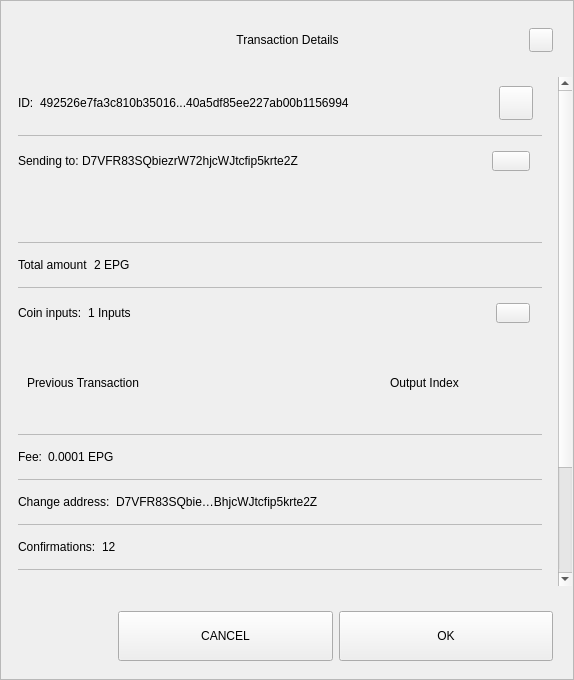
<?xml version="1.0" encoding="UTF-8"?>
<ui version="4.0">
 <class>TxDetailDialog</class>
 <widget class="QWidget" name="TxDetailDialog">
  <property name="geometry">
   <rect>
    <x>0</x>
    <y>0</y>
    <width>574</width>
    <height>680</height>
   </rect>
  </property>
  <property name="sizePolicy">
   <sizepolicy hsizetype="Preferred" vsizetype="Expanding">
    <horstretch>0</horstretch>
    <verstretch>0</verstretch>
   </sizepolicy>
  </property>
  <property name="minimumSize">
   <size>
    <width>574</width>
    <height>500</height>
   </size>
  </property>
  <property name="windowTitle">
   <string>Form</string>
  </property>
  <property name="styleSheet">
   <string notr="true"/>
  </property>
  <layout class="QVBoxLayout" name="verticalLayout_3">
   <property name="spacing">
    <number>0</number>
   </property>
   <property name="leftMargin">
    <number>0</number>
   </property>
   <property name="topMargin">
    <number>0</number>
   </property>
   <property name="rightMargin">
    <number>0</number>
   </property>
   <property name="bottomMargin">
    <number>0</number>
   </property>
   <item>
    <widget class="QFrame" name="frame">
     <property name="sizePolicy">
      <sizepolicy hsizetype="Preferred" vsizetype="Expanding">
       <horstretch>0</horstretch>
       <verstretch>0</verstretch>
      </sizepolicy>
     </property>
     <property name="styleSheet">
      <string notr="true"/>
     </property>
     <property name="frameShape">
      <enum>QFrame::StyledPanel</enum>
     </property>
     <property name="frameShadow">
      <enum>QFrame::Raised</enum>
     </property>
     <layout class="QVBoxLayout" name="verticalLayout">
      <property name="leftMargin">
       <number>0</number>
      </property>
      <property name="rightMargin">
       <number>0</number>
      </property>
      <item>
       <layout class="QHBoxLayout" name="horizontalLayout_3">
        <property name="spacing">
         <number>0</number>
        </property>
        <property name="leftMargin">
         <number>20</number>
        </property>
        <property name="topMargin">
         <number>10</number>
        </property>
        <property name="rightMargin">
         <number>20</number>
        </property>
        <item>
         <spacer name="horizontalSpacer_1">
          <property name="orientation">
           <enum>Qt::Horizontal</enum>
          </property>
          <property name="sizeHint" stdset="0">
           <size>
            <width>40</width>
            <height>20</height>
           </size>
          </property>
         </spacer>
        </item>
        <item>
         <widget class="QLabel" name="labelTitle">
          <property name="minimumSize">
           <size>
            <width>0</width>
            <height>40</height>
           </size>
          </property>
          <property name="maximumSize">
           <size>
            <width>16777215</width>
            <height>40</height>
           </size>
          </property>
          <property name="styleSheet">
           <string notr="true">padding-left:24px;</string>
          </property>
          <property name="text">
           <string>Transaction Details</string>
          </property>
          <property name="alignment">
           <set>Qt::AlignCenter</set>
          </property>
          <property name="margin">
           <number>7</number>
          </property>
         </widget>
        </item>
        <item>
         <spacer name="horizontalSpacer_2">
          <property name="orientation">
           <enum>Qt::Horizontal</enum>
          </property>
          <property name="sizeHint" stdset="0">
           <size>
            <width>40</width>
            <height>20</height>
           </size>
          </property>
         </spacer>
        </item>
        <item>
         <widget class="QPushButton" name="btnEsc">
          <property name="minimumSize">
           <size>
            <width>24</width>
            <height>24</height>
           </size>
          </property>
          <property name="maximumSize">
           <size>
            <width>24</width>
            <height>24</height>
           </size>
          </property>
          <property name="focusPolicy">
           <enum>Qt::NoFocus</enum>
          </property>
          <property name="text">
           <string/>
          </property>
         </widget>
        </item>
       </layout>
      </item>
      <item>
       <spacer name="verticalSpacer">
        <property name="orientation">
         <enum>Qt::Vertical</enum>
        </property>
        <property name="sizeType">
         <enum>QSizePolicy::Fixed</enum>
        </property>
        <property name="sizeHint" stdset="0">
         <size>
          <width>20</width>
          <height>10</height>
         </size>
        </property>
       </spacer>
      </item>
      <item>
       <widget class="QWidget" name="layoutScroll" native="true">
        <property name="minimumSize">
         <size>
          <width>0</width>
          <height>0</height>
         </size>
        </property>
        <layout class="QVBoxLayout" name="verticalLayout_4">
         <property name="leftMargin">
          <number>0</number>
         </property>
         <property name="topMargin">
          <number>0</number>
         </property>
         <property name="rightMargin">
          <number>0</number>
         </property>
         <item>
          <widget class="QScrollArea" name="scrollArea">
           <property name="styleSheet">
            <string notr="true">#scrollArea {
background:transparent;
}</string>
           </property>
           <property name="horizontalScrollBarPolicy">
            <enum>Qt::ScrollBarAlwaysOff</enum>
           </property>
           <property name="sizeAdjustPolicy">
            <enum>QAbstractScrollArea::AdjustIgnored</enum>
           </property>
           <property name="widgetResizable">
            <bool>true</bool>
           </property>
           <property name="alignment">
            <set>Qt::AlignLeading|Qt::AlignLeft|Qt::AlignTop</set>
           </property>
           <widget class="QWidget" name="scrollAreaWidgetContents">
            <property name="geometry">
             <rect>
              <x>0</x>
              <y>0</y>
              <width>556</width>
              <height>672</height>
             </rect>
            </property>
            <property name="autoFillBackground">
             <bool>false</bool>
            </property>
            <property name="styleSheet">
             <string notr="true">#scrollAreaWidgetContents {
background:transparent;
}</string>
            </property>
            <layout class="QVBoxLayout" name="verticalLayout_7">
             <property name="spacing">
              <number>0</number>
             </property>
             <property name="sizeConstraint">
              <enum>QLayout::SetDefaultConstraint</enum>
             </property>
             <property name="leftMargin">
              <number>0</number>
             </property>
             <property name="topMargin">
              <number>0</number>
             </property>
             <property name="rightMargin">
              <number>0</number>
             </property>
             <property name="bottomMargin">
              <number>0</number>
             </property>
             <item>
              <widget class="QWidget" name="content" native="true">
               <layout class="QVBoxLayout" name="verticalLayout_2">
                <property name="leftMargin">
                 <number>16</number>
                </property>
                <property name="topMargin">
                 <number>0</number>
                </property>
                <property name="rightMargin">
                 <number>16</number>
                </property>
                <item>
                 <widget class="QWidget" name="contentID" native="true">
                  <layout class="QHBoxLayout" name="horizontalLayout_12" stretch="0,1,0">
                   <property name="leftMargin">
                    <number>0</number>
                   </property>
                   <item>
                    <widget class="QLabel" name="labelId">
                     <property name="maximumSize">
                      <size>
                       <width>16777215</width>
                       <height>16777215</height>
                      </size>
                     </property>
                     <property name="text">
                      <string>ID:</string>
                     </property>
                    </widget>
                   </item>
                   <item>
                    <widget class="QLabel" name="textId">
                     <property name="text">
                      <string>492526e7fa3c810b35016...40a5df85ee227ab00b1156994</string>
                     </property>
                    </widget>
                   </item>
                   <item>
                    <widget class="QPushButton" name="pushCopy">
                     <property name="minimumSize">
                      <size>
                       <width>34</width>
                       <height>34</height>
                      </size>
                     </property>
                     <property name="maximumSize">
                      <size>
                       <width>34</width>
                       <height>34</height>
                      </size>
                     </property>
                     <property name="focusPolicy">
                      <enum>Qt::NoFocus</enum>
                     </property>
                     <property name="text">
                      <string/>
                     </property>
                     <property name="iconSize">
                      <size>
                       <width>24</width>
                       <height>24</height>
                      </size>
                     </property>
                    </widget>
                   </item>
                  </layout>
                 </widget>
                </item>
                <item>
                 <widget class="QLabel" name="labelDivider9">
                  <property name="maximumSize">
                   <size>
                    <width>16777215</width>
                    <height>1</height>
                   </size>
                  </property>
                  <property name="styleSheet">
                   <string notr="true">background-color:#bababa;</string>
                  </property>
                  <property name="text">
                   <string/>
                  </property>
                 </widget>
                </item>
                <item>
                 <widget class="QWidget" name="contentOutputs" native="true">
                  <layout class="QHBoxLayout" name="horizontalLayout_11" stretch="0,3,0">
                   <property name="spacing">
                    <number>0</number>
                   </property>
                   <property name="leftMargin">
                    <number>0</number>
                   </property>
                   <property name="rightMargin">
                    <number>12</number>
                   </property>
                   <item>
                    <widget class="QLabel" name="labelSend">
                     <property name="maximumSize">
                      <size>
                       <width>16777215</width>
                       <height>16777215</height>
                      </size>
                     </property>
                     <property name="text">
                      <string>Sending to: </string>
                     </property>
                    </widget>
                   </item>
                   <item>
                    <widget class="QLabel" name="textSend">
                     <property name="text">
                      <string>D7VFR83SQbiezrW72hjcWJtcfip5krte2Z </string>
                     </property>
                    </widget>
                   </item>
                   <item>
                    <widget class="QPushButton" name="pushOutputs">
                     <property name="minimumSize">
                      <size>
                       <width>34</width>
                       <height>20</height>
                      </size>
                     </property>
                     <property name="maximumSize">
                      <size>
                       <width>38</width>
                       <height>20</height>
                      </size>
                     </property>
                     <property name="focusPolicy">
                      <enum>Qt::NoFocus</enum>
                     </property>
                     <property name="styleSheet">
                      <string notr="true"/>
                     </property>
                     <property name="text">
                      <string/>
                     </property>
                    </widget>
                   </item>
                  </layout>
                 </widget>
                </item>
                <item>
                 <widget class="QScrollArea" name="outputsScrollArea">
                  <property name="minimumSize">
                   <size>
                    <width>0</width>
                    <height>50</height>
                   </size>
                  </property>
                  <property name="styleSheet">
                   <string notr="true">#outputsScrollArea {
background:transparent;
}</string>
                  </property>
                  <property name="widgetResizable">
                   <bool>true</bool>
                  </property>
                  <widget class="QWidget" name="container_outputs_base">
                   <property name="geometry">
                    <rect>
                     <x>0</x>
                     <y>0</y>
                     <width>522</width>
                     <height>48</height>
                    </rect>
                   </property>
                   <property name="styleSheet">
                    <string notr="true">#container_outputs_base {
background:transparent;
}</string>
                   </property>
                  </widget>
                 </widget>
                </item>
                <item>
                 <widget class="QLabel" name="labelDivider8">
                  <property name="maximumSize">
                   <size>
                    <width>16777215</width>
                    <height>1</height>
                   </size>
                  </property>
                  <property name="styleSheet">
                   <string notr="true">background-color:#bababa;</string>
                  </property>
                  <property name="text">
                   <string/>
                  </property>
                 </widget>
                </item>
                <item>
                 <widget class="QWidget" name="contentAmount" native="true">
                  <layout class="QHBoxLayout" name="horizontalLayout_4" stretch="0,1">
                   <property name="leftMargin">
                    <number>0</number>
                   </property>
                   <item>
                    <widget class="QLabel" name="labelAmount">
                     <property name="maximumSize">
                      <size>
                       <width>16777215</width>
                       <height>16777215</height>
                      </size>
                     </property>
                     <property name="text">
                      <string>Total amount</string>
                     </property>
                    </widget>
                   </item>
                   <item>
                    <widget class="QLabel" name="textAmount">
                     <property name="text">
                      <string>2 EPG</string>
                     </property>
                    </widget>
                   </item>
                  </layout>
                 </widget>
                </item>
                <item>
                 <widget class="QLabel" name="labelDivider6">
                  <property name="maximumSize">
                   <size>
                    <width>16777215</width>
                    <height>1</height>
                   </size>
                  </property>
                  <property name="styleSheet">
                   <string notr="true">background-color:#bababa;</string>
                  </property>
                  <property name="text">
                   <string/>
                  </property>
                 </widget>
                </item>
                <item>
                 <widget class="QWidget" name="contentInputs" native="true">
                  <layout class="QHBoxLayout" name="horizontalLayout" stretch="0,2,0">
                   <property name="leftMargin">
                    <number>0</number>
                   </property>
                   <property name="rightMargin">
                    <number>12</number>
                   </property>
                   <item>
                    <widget class="QLabel" name="labelInputs">
                     <property name="sizePolicy">
                      <sizepolicy hsizetype="Minimum" vsizetype="Preferred">
                       <horstretch>0</horstretch>
                       <verstretch>0</verstretch>
                      </sizepolicy>
                     </property>
                     <property name="maximumSize">
                      <size>
                       <width>16777215</width>
                       <height>16777215</height>
                      </size>
                     </property>
                     <property name="text">
                      <string>Coin inputs:</string>
                     </property>
                    </widget>
                   </item>
                   <item>
                    <widget class="QLabel" name="textInputs">
                     <property name="text">
                      <string>1 Inputs</string>
                     </property>
                    </widget>
                   </item>
                   <item>
                    <widget class="QPushButton" name="pushInputs">
                     <property name="maximumSize">
                      <size>
                       <width>34</width>
                       <height>20</height>
                      </size>
                     </property>
                     <property name="focusPolicy">
                      <enum>Qt::NoFocus</enum>
                     </property>
                     <property name="styleSheet">
                      <string notr="true"/>
                     </property>
                     <property name="text">
                      <string/>
                     </property>
                    </widget>
                   </item>
                  </layout>
                 </widget>
                </item>
                <item>
                 <widget class="QFrame" name="gridInputs">
                  <property name="sizePolicy">
                   <sizepolicy hsizetype="Preferred" vsizetype="MinimumExpanding">
                    <horstretch>0</horstretch>
                    <verstretch>0</verstretch>
                   </sizepolicy>
                  </property>
                  <property name="minimumSize">
                   <size>
                    <width>0</width>
                    <height>90</height>
                   </size>
                  </property>
                  <layout class="QGridLayout" name="gridLayoutInput" columnstretch="5,2" rowminimumheight="0">
                   <property name="sizeConstraint">
                    <enum>QLayout::SetMaximumSize</enum>
                   </property>
                   <property name="verticalSpacing">
                    <number>0</number>
                   </property>
                   <item row="0" column="0" alignment="Qt::AlignLeft">
                    <widget class="QLabel" name="labelTitlePrevTx">
                     <property name="text">
                      <string>Previous Transaction</string>
                     </property>
                    </widget>
                   </item>
                   <item row="0" column="1" alignment="Qt::AlignLeft">
                    <widget class="QLabel" name="labelOutputIndex">
                     <property name="text">
                      <string>Output Index</string>
                     </property>
                     <property name="alignment">
                      <set>Qt::AlignCenter</set>
                     </property>
                    </widget>
                   </item>
                  </layout>
                 </widget>
                </item>
                <item>
                 <widget class="QLabel" name="labelDivider1">
                  <property name="maximumSize">
                   <size>
                    <width>16777215</width>
                    <height>1</height>
                   </size>
                  </property>
                  <property name="styleSheet">
                   <string notr="true">background-color:#bababa;</string>
                  </property>
                  <property name="text">
                   <string/>
                  </property>
                 </widget>
                </item>
                <item>
                 <widget class="QWidget" name="contentFee" native="true">
                  <layout class="QHBoxLayout" name="horizontalLayout_7" stretch="0,1">
                   <property name="leftMargin">
                    <number>0</number>
                   </property>
                   <item>
                    <widget class="QLabel" name="labelFee">
                     <property name="maximumSize">
                      <size>
                       <width>16777215</width>
                       <height>16777215</height>
                      </size>
                     </property>
                     <property name="text">
                      <string>Fee:</string>
                     </property>
                    </widget>
                   </item>
                   <item>
                    <widget class="QLabel" name="textFee">
                     <property name="text">
                      <string>0.0001 EPG</string>
                     </property>
                    </widget>
                   </item>
                  </layout>
                 </widget>
                </item>
                <item>
                 <widget class="QLabel" name="labelDivider2">
                  <property name="maximumSize">
                   <size>
                    <width>16777215</width>
                    <height>1</height>
                   </size>
                  </property>
                  <property name="styleSheet">
                   <string notr="true">background-color:#bababa;</string>
                  </property>
                  <property name="text">
                   <string/>
                  </property>
                 </widget>
                </item>
                <item>
                 <widget class="QWidget" name="contentChangeAddress" native="true">
                  <layout class="QHBoxLayout" name="horizontalLayout_6" stretch="0,1">
                   <property name="leftMargin">
                    <number>0</number>
                   </property>
                   <item>
                    <widget class="QLabel" name="labelChange">
                     <property name="maximumSize">
                      <size>
                       <width>16777215</width>
                       <height>16777215</height>
                      </size>
                     </property>
                     <property name="text">
                      <string>Change address:</string>
                     </property>
                    </widget>
                   </item>
                   <item>
                    <widget class="QLabel" name="textChange">
                     <property name="text">
                      <string>D7VFR83SQbie…BhjcWJtcfip5krte2Z </string>
                     </property>
                    </widget>
                   </item>
                  </layout>
                 </widget>
                </item>
                <item>
                 <widget class="QLabel" name="labelDivider4">
                  <property name="maximumSize">
                   <size>
                    <width>16777215</width>
                    <height>1</height>
                   </size>
                  </property>
                  <property name="styleSheet">
                   <string notr="true">background-color:#bababa;</string>
                  </property>
                  <property name="text">
                   <string/>
                  </property>
                 </widget>
                </item>
                <item>
                 <widget class="QWidget" name="contentConfirmations" native="true">
                  <layout class="QHBoxLayout" name="horizontalLayout_8" stretch="0,1">
                   <property name="leftMargin">
                    <number>0</number>
                   </property>
                   <item>
                    <widget class="QLabel" name="labelConfirmations">
                     <property name="maximumSize">
                      <size>
                       <width>16777215</width>
                       <height>16777215</height>
                      </size>
                     </property>
                     <property name="text">
                      <string>Confirmations:</string>
                     </property>
                    </widget>
                   </item>
                   <item>
                    <widget class="QLabel" name="textConfirmations">
                     <property name="text">
                      <string>12</string>
                     </property>
                    </widget>
                   </item>
                  </layout>
                 </widget>
                </item>
                <item>
                 <widget class="QLabel" name="labelDivider7">
                  <property name="maximumSize">
                   <size>
                    <width>16777215</width>
                    <height>1</height>
                   </size>
                  </property>
                  <property name="styleSheet">
                   <string notr="true">background-color:#bababa;</string>
                  </property>
                  <property name="text">
                   <string/>
                  </property>
                 </widget>
                </item>
                <item>
                 <widget class="QWidget" name="contentSize" native="true">
                  <layout class="QHBoxLayout" name="horizontalLayout_9" stretch="0,1">
                   <property name="leftMargin">
                    <number>0</number>
                   </property>
                   <item>
                    <widget class="QLabel" name="labelSize">
                     <property name="maximumSize">
                      <size>
                       <width>16777215</width>
                       <height>16777215</height>
                      </size>
                     </property>
                     <property name="text">
                      <string>Size:</string>
                     </property>
                    </widget>
                   </item>
                   <item>
                    <widget class="QLabel" name="textSize">
                     <property name="text">
                      <string>2 kB</string>
                     </property>
                    </widget>
                   </item>
                  </layout>
                 </widget>
                </item>
                <item>
                 <widget class="QLabel" name="labelDivider3">
                  <property name="maximumSize">
                   <size>
                    <width>16777215</width>
                    <height>1</height>
                   </size>
                  </property>
                  <property name="styleSheet">
                   <string notr="true">background-color:#bababa;</string>
                  </property>
                  <property name="text">
                   <string/>
                  </property>
                 </widget>
                </item>
                <item>
                 <widget class="QWidget" name="contentDate" native="true">
                  <layout class="QHBoxLayout" name="horizontalLayout_5" stretch="0,1">
                   <property name="leftMargin">
                    <number>0</number>
                   </property>
                   <item>
                    <widget class="QLabel" name="labelDate">
                     <property name="maximumSize">
                      <size>
                       <width>16777215</width>
                       <height>16777215</height>
                      </size>
                     </property>
                     <property name="text">
                      <string>Date:</string>
                     </property>
                    </widget>
                   </item>
                   <item>
                    <widget class="QLabel" name="textDate">
                     <property name="text">
                      <string>May 25, 2017</string>
                     </property>
                    </widget>
                   </item>
                  </layout>
                 </widget>
                </item>
                <item>
                 <widget class="QLabel" name="labelDivider5">
                  <property name="maximumSize">
                   <size>
                    <width>16777215</width>
                    <height>1</height>
                   </size>
                  </property>
                  <property name="styleSheet">
                   <string notr="true">background-color:#bababa;</string>
                  </property>
                  <property name="text">
                   <string/>
                  </property>
                 </widget>
                </item>
                <item>
                 <widget class="QWidget" name="contentStatus" native="true">
                  <layout class="QHBoxLayout" name="horizontalLayout_10" stretch="0,1">
                   <property name="leftMargin">
                    <number>0</number>
                   </property>
                   <item>
                    <widget class="QLabel" name="labelStatus">
                     <property name="maximumSize">
                      <size>
                       <width>16777215</width>
                       <height>16777215</height>
                      </size>
                     </property>
                     <property name="text">
                      <string>Status:</string>
                     </property>
                    </widget>
                   </item>
                   <item>
                    <widget class="QLabel" name="textStatus">
                     <property name="text">
                      <string>Spendable</string>
                     </property>
                    </widget>
                   </item>
                  </layout>
                 </widget>
                </item>
                <item>
                 <spacer name="verticalSpacer_2">
                  <property name="orientation">
                   <enum>Qt::Vertical</enum>
                  </property>
                  <property name="sizeType">
                   <enum>QSizePolicy::Expanding</enum>
                  </property>
                  <property name="sizeHint" stdset="0">
                   <size>
                    <width>20</width>
                    <height>10</height>
                   </size>
                  </property>
                 </spacer>
                </item>
                <item>
                 <widget class="QLabel" name="labelWarning">
                  <property name="text">
                   <string>TextLabel</string>
                  </property>
                  <property name="alignment">
                   <set>Qt::AlignCenter</set>
                  </property>
                 </widget>
                </item>
               </layout>
              </widget>
             </item>
            </layout>
           </widget>
          </widget>
         </item>
        </layout>
       </widget>
      </item>
      <item>
       <widget class="QWidget" name="containerButtons" native="true">
        <layout class="QHBoxLayout" name="horizontalLayout1" stretch="1,2,2">
         <property name="leftMargin">
          <number>10</number>
         </property>
         <property name="rightMargin">
          <number>20</number>
         </property>
         <item>
          <spacer name="horizontalSpacer_3">
           <property name="orientation">
            <enum>Qt::Horizontal</enum>
           </property>
           <property name="sizeHint" stdset="0">
            <size>
             <width>40</width>
             <height>20</height>
            </size>
           </property>
          </spacer>
         </item>
         <item>
          <widget class="QPushButton" name="btnCancel">
           <property name="minimumSize">
            <size>
             <width>200</width>
             <height>50</height>
            </size>
           </property>
           <property name="focusPolicy">
            <enum>Qt::NoFocus</enum>
           </property>
           <property name="text">
            <string>CANCEL</string>
           </property>
          </widget>
         </item>
         <item>
          <widget class="QPushButton" name="btnSave">
           <property name="minimumSize">
            <size>
             <width>200</width>
             <height>50</height>
            </size>
           </property>
           <property name="focusPolicy">
            <enum>Qt::NoFocus</enum>
           </property>
           <property name="text">
            <string>OK</string>
           </property>
          </widget>
         </item>
        </layout>
       </widget>
      </item>
     </layout>
    </widget>
   </item>
  </layout>
 </widget>
 <resources/>
 <connections/>
</ui>
